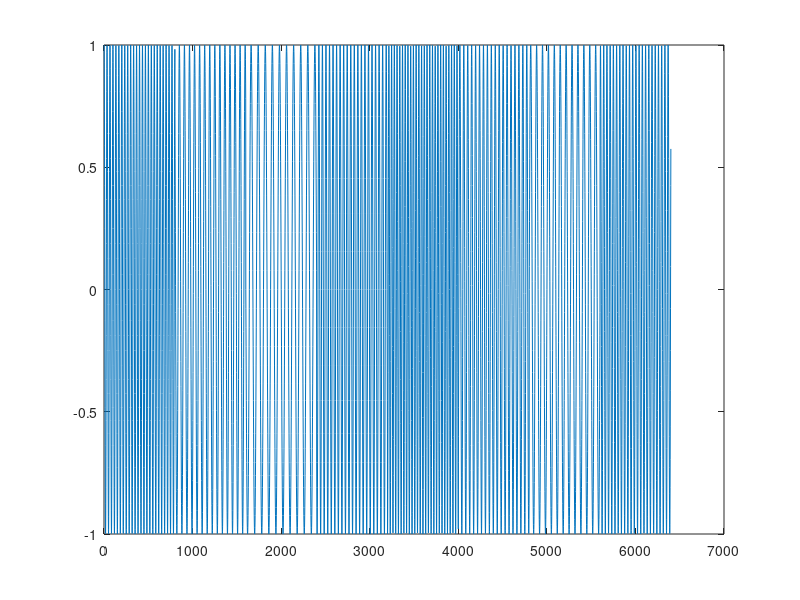
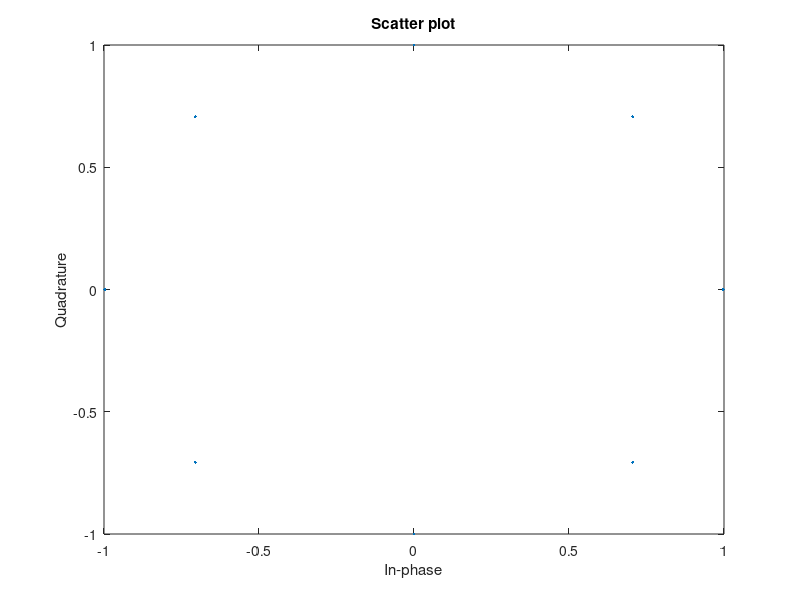

Recreate these plots in MATLAB, in order.
close all 
clear ;clc;
%   QPSK EPSK + HP(跳频) 调制 20230821gu
% 原始二进制数据
data = [0 0 0 0 0 1 0 1 0 0 1 1 1 0 0 1 0 1 1 1 0 1 1 1];
M = 8;
M_bit = log2(M);
msg_length = length(data);
Np = msg_length / M_bit;
fc = 10000;
T = 0.002;
fs = 400000;
t = 0 : 1/fs : T-1/fs;
bps = M_bit / T
%%跳频参数
hop_pattern = [8 3 1 6 9 5 2 7 4 10];  
lower_freq = 5000;                                          %换能器扫频范围
upper_freq = 15000;
Bandwith = upper_freq - lower_freq;
dhf = Bandwith/length(hop_pattern); 
fb = lower_freq - dhf; 
df = 1/T;
fk=hop_pattern.*dhf;
Fh0=[];
if Np <= length(hop_pattern)                                               %循环跳频图案表
    for i = 1 : Np
        Fh0 = [Fh0 fk(i)+fb];
    end
else
    k = fix(Np/(length(hop_pattern)));
    for j = 1 : k
        for i = 1 : length(hop_pattern)
            Fh0 = [Fh0 fk(i)+fb];
        end
    end
    if mod(Np , length(hop_pattern)) > 0
        for i = 1 : mod(Np,length(hop_pattern))
            Fh0 = [Fh0 fk(i)+fb];
        end
    end
end

% 将二进制数据转换为符号（星座点）
symbols = bi2de(reshape(data, M_bit, [])', 'left-msb');
% 8PSK调制映射表
constellation = exp(1j * (0:M-1) * 2 * pi/M);
% 星座点映射
modulatedSymbols = [];
for i = 1 : Np
    modulatedSymbols0 = constellation(symbols(i) + 1).*exp(1j*2*pi*Fh0(i)*t);
    modulatedSymbols0 = real(modulatedSymbols0); %发射信号取实部进行发射
    modulatedSymbols = [modulatedSymbols modulatedSymbols0];
end
figure;
plot(modulatedSymbols);



%% 解调

% 接收信号加入噪声
noisySymbols = modulatedSymbols; %+ 0.4 * (randn(size(modulatedSymbols)) + 1j * randn(size(modulatedSymbols)));

% 解调器 ，采用积分器解调
ReceiveData = [];
for i = 1 : Np
    sig = noisySymbols((i-1)*T*fs+1 : i*T*fs);
    data1 = sig .* exp(-1j*2*pi*Fh0(i)*t);
    %%积分
    ReceiveData0 = 2/T * trapz(t,data1);
    I(i) = real(ReceiveData0);
    Q(i) = imag(ReceiveData0);
    ReceiveData = [ReceiveData ReceiveData0]; 

end
scatterplot(ReceiveData);

%欧式距离来判断所在象限
demodulatedSymbols = zeros(size(msg_length));
for i = 1:Np
    [~, index] = min(abs(ReceiveData(i) - constellation));
    demodulatedSymbols(i) = index - 1;
end

% 解调后的二进制数据
decodedData = de2bi(demodulatedSymbols, M_bit, 'left-msb')';
decodedData = decodedData(:)';

%计算误码率
error_bin=find(decodedData-data);
error_rate1=length(error_bin)/length(data);
fprintf('原始误码率是 %f\n',error_rate1);


